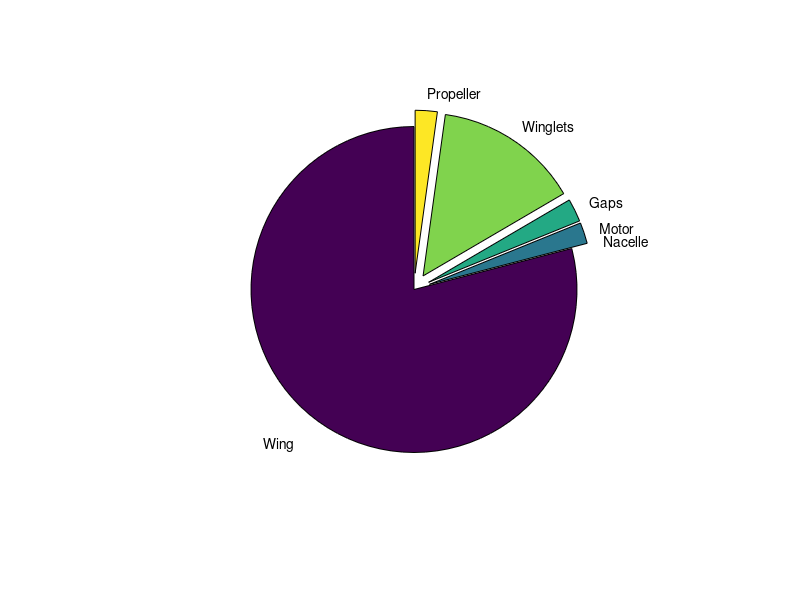

Recreate this plot in MATLAB.
clear;

%% Drag Buildup Script for AF0010 Aircraft
% Jackson Markow
% 6/4/2021

% Based on method shown in Hoerner, Fluid-Dynamic Drag, Chapter 14, Sec. 2
% p 268
% * indicates subject to design change

%% PARAMETERS - ****ALL VALUES IN SI BASE UNITS****

% Airframe
b = 1.88;
ctip = .28;
croot = .28;
t = .03;
roughness = .0005;

% Components
Amotor = .0003;
Awinglet = .06;
Dnacelle = .05;
Dnacelle = 0;
propArea = .004;
gapWidth = .005;

% Conditions
Vapprox = 10;
dens = 1.2;

c = (ctip+croot)/2;
taperRatio = ctip/croot;
AR = b/c;
S = b*c;

%% Oswald efficiency
%Initial rectangular planform
f = .0524*(taperRatio^4) - 0.15*(taperRatio^3) + .1659*(taperRatio^2) - .0706*taperRatio + .0119;
eInitial = 1/(1 + (f*AR));

%Sweep
sweepEffect = .92;

%Final
e = eInitial*sweepEffect;

%% Wing surface
% Reynolds Number
Re = (dens*Vapprox*c)/1.8e-5;

% Assuming fully turbulent flow, Prandtl's power law for low Re skin
% friction
CfRe = .074/(Re^0.2);

% Or, with a rough surface, the following approximation from Schlichting
CfRough = (1.89 + (1.62 * log10(c/roughness)))^-2.5;

% The greater of the two
Cf = max([CfRe CfRough]);

% Form factor
FF = 1 + (2*(t/c)) + (60*((t/c)^4));

% Total wing drag area;
DAwing = 2.05*S*Cf*FF;

%% Other components
%Winglets
DAwinglets = 4*Awinglet*Cf;

%battery nacelle*
DAnacelle = .065*Dnacelle*c;

%Motor/mount
DAmotor = 1.15*Amotor;

%Gaps
DAgaps = .04*gapWidth*b;

%Propeller
DAprop = .09*propArea;

%% Total
DA = [DAwing DAnacelle DAmotor DAgaps DAwinglets DAprop];
DAtotal = sum(DA);
DAshares = DA/DAtotal

explode = [0 0 1 1 1 1];
DAlabels = {'Wing', 'Nacelle', 'Motor', 'Gaps', 'Winglets', 'Propeller'};
pie(DAshares, explode, DAlabels);

CD0 = DAtotal/S;